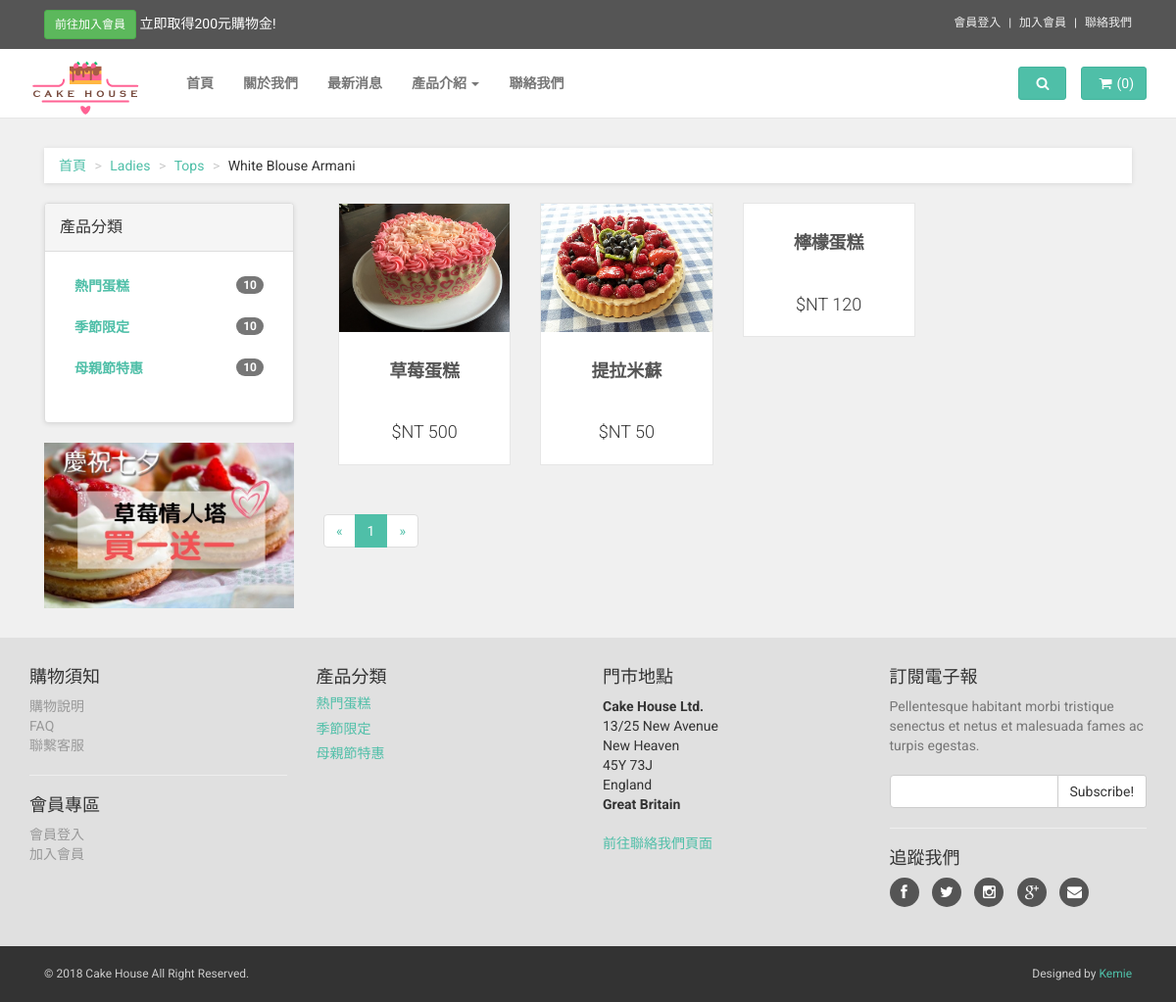
Page /web/product_list.php?categoryID=1 on the earlier database version.
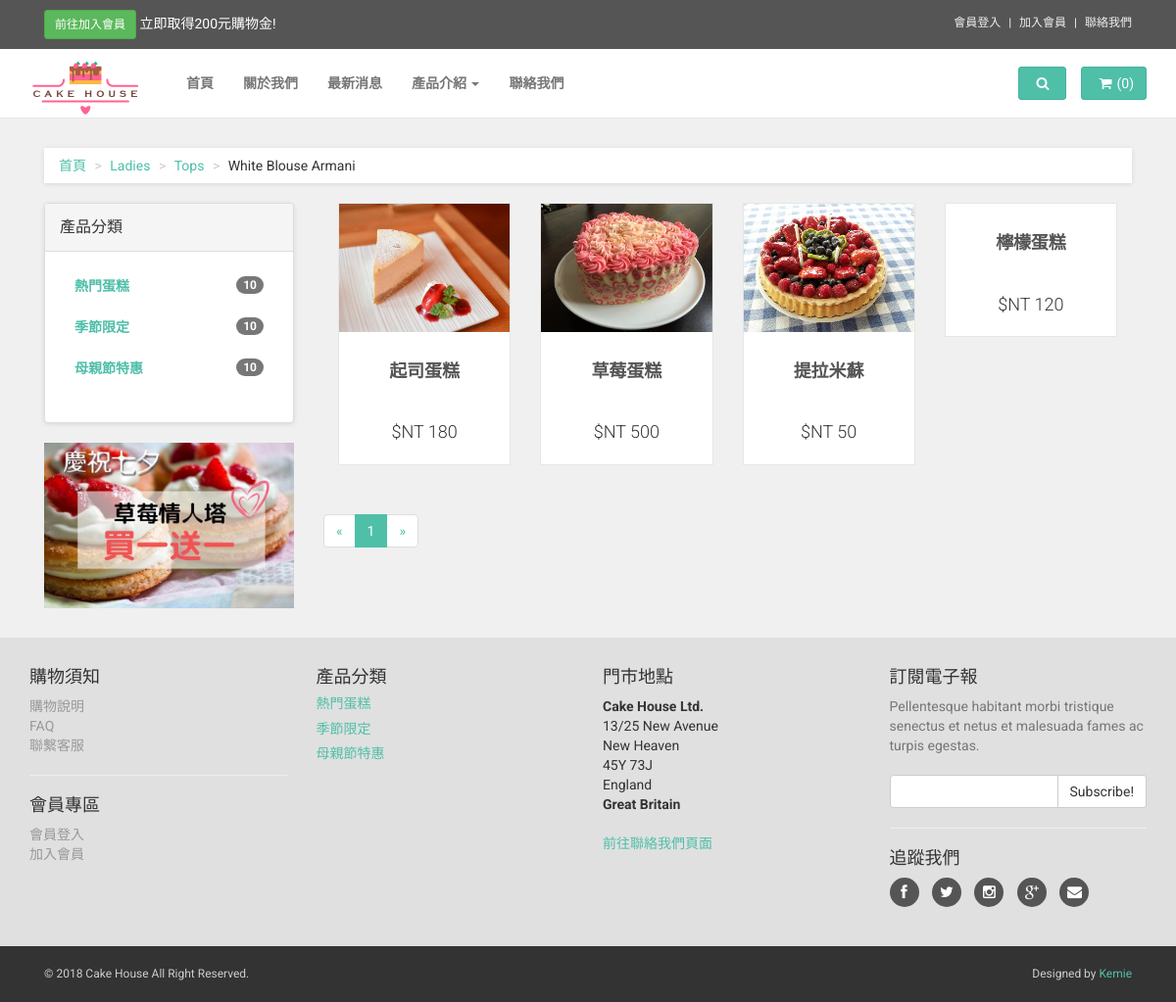
Same page on the later database version.
### tables this page shows
CREATE TABLE `product_categories` (
  `product_categoryID` int(11) NOT NULL,
  `category` varchar(255) NOT NULL,
  `created_at` varchar(255) DEFAULT NULL,
  `updated_at` varchar(255) DEFAULT NULL
);

CREATE TABLE `products` (
  `productID` int(11) NOT NULL,
  `product_categoryID` int(11) NOT NULL,
  `picture` varchar(255) DEFAULT NULL,
  `name_date` varchar(255) NOT NULL,
  `description` text NOT NULL,
  `price` int(11) NOT NULL,
  `created_at` varchar(255) DEFAULT NULL,
  `updated_at` varchar(255) DEFAULT NULL
);

### web/product_list.php (the view, shortened to what this page needs)
<?php
require_once('../connection/connection.php');
$limit = 12;
if(isset($_GET['page'])){
  $page = $_GET['page'];
}else{
  $page =1;
}
$start_from = ($page-1) * $limit;
$query = $db->query("SELECT * FROM products WHERE product_categoryID = ".$_GET['categoryID']." ORDER BY created_at DESC LIMIT ".$start_from.",".$limit);
$products = $query->fetchAll(PDO::FETCH_ASSOC);
?>
<!DOCTYPE html>
<html lang="en">
<head>
    <?php require_once('template/head_files.php'); ?>
</head>
<body>
<?php require_once('template/navbar.php'); ?>
    <div id="all">
        <div id="content">
            <div class="container">
                <div class="col-md-12">
                    <ul class="breadcrumb">
                        <li><a href="#">首頁</a>
                        </li>
                        <li><a href="#">Ladies</a>
                        </li>
                        <li><a href="#">Tops</a>
                        </li>
                        <li>White Blouse Armani</li>
                    </ul>
                </div>
                <div class="col-md-3">
                    <div class="panel panel-default sidebar-menu">
                        <div class="panel-heading">
                            <h3 class="panel-title">產品分類</h3>
                        </div>
                        <div class="panel-body">
                            <ul class="nav nav-pills nav-stacked category-menu">
                            <?php foreach($product_categories as $category){ ?>
                                <li>
                                    <a href="product_list.php?categoryID=<?php echo $category['product_categoryID']; ?>"><?php echo $category['category']; ?> <span class="badge pull-right">10</span></a>
                                </li>
                            <?php } ?>
                            </ul>
                        </div>
                    </div>
                    <div class="banner">
                        <a href="#">
                            <img src="../img/ad-banner.jpg" alt="sales 2014" class="img-responsive">
                        </a>
                    </div>
                </div>
                <div class="col-md-9">
                    <div class="row">
                        <div class="col-sm-12">
                        <?php foreach($products as $product){ ?>
                        <div class="col-sm-3">
                            <div class="product">
                                <div class="flip-container">
                                    <div class="flipper">
                                        <div class="front">
                                            <a href="product.php?productID=<?php echo $product['productID']; ?>">
                                                <img src="../uploads/products/<?php echo $product['picture']; ?>" alt="" class="img-responsive">
                                            </a>
                                        </div>
                                        <div class="back">
                                            <a href="product.php?productID=<?php echo $product['productID']; ?>">
                                            </a>
                                        </div>
                                    </div>
                                </div>
                                <div class="text">
                                    <h3><a href="product.php?productID=<?php echo $product['productID']; ?>"><?php echo $product['name_date']; ?></a></h3>
                                    <p class="price">$NT <?php echo $product['price']; ?></p>
                                </div>
                            </div>
                        </div>
                        <?php } ?>
                        </div>
                    </div>
                    <?php
                        $query2 = $db->query("SELECT * FROM products");
                        $data = $query2->fetchAll(PDO::FETCH_ASSOC);
                        $total_pages = ceil(count($data)/ $limit);
                    ?>
                    <ul class="pagination">
                        <li class="page-item">
                        <?php if($page == 1){ ?>
                            <a class="page-link disabled" href="">
                        <?php }else{ ?>
                           <a class="page-link" href="news_list.php?page=<?php echo $page-1; ?>">
                        <?php } ?>
                            <span>«</span>
                        </a>
                        </li>
                        <?php for ($i = 1; $i <= $total_pages; $i++){?>
                        <?php   if($page == $i){ ?>
                        <li class="page-item active">
                        <?php }else{ ?>
                        <li class="page-item">
                        <?php } ?>
                        <a class="page-link" href="news_list.php?page=<?php echo $i; ?>"><?php echo $i; ?></a>
                        </li>
                        <?php } ?>
                        <li class="page-item">
                        <?php if($page ==  $total_pages){ ?>
                            <a class="page-link disabled" href="">
                        <?php }else{ ?>
                            <a class="page-link" href="news_list.php?page=<?php echo $page+1; ?>">
                        <?php } ?>
                            <span>»</span>
                        </a>
                        </li>
                    </ul>
                </div>
            </div>
        </div>
       <?php require_once('template/footer.php'); ?>
</body>
</html>

### web/template/head_files.php (shortened to what this page needs)
<link href="../css/font-awesome.css" rel="stylesheet">
<link href="../css/bootstrap.min.css" rel="stylesheet">
<link href="../css/animate.min.css" rel="stylesheet">
<link href="../css/owl.carousel.css" rel="stylesheet">
<link href="../css/owl.theme.css" rel="stylesheet">
<link href="../css/style.default.css" rel="stylesheet" id="theme-stylesheet">
<link href="../css/custom.css" rel="stylesheet">

### web/template/navbar.php (shortened to what this page needs)
<?php require_once('../connection/connection.php'); ?>
<?php
$query = $db->query("SELECT * FROM product_categories ");
$product_categories = $query->fetchAll(PDO::FETCH_ASSOC);
?>
   <div id="top">
       <div class="container">
           <div class="col-md-6 offer" data-animate="fadeInDown">
               <a href="register.php" class="btn btn-success btn-sm" data-animate-hover="shake">前往加入會員</a>  <a href="#">立即取得200元購物金!</a>
           </div>
           <div class="col-md-6" data-animate="fadeInDown">
               <ul class="menu">
            <?php if(!isset($_SESSION['member']) && $_SESSION['member'] == null) { ?>
                   <li><a href="#" data-toggle="modal" data-target="#login-modal">會員登入</a>
                   </li>
                   <li><a href="register.php?url=add">加入會員</a>
                   </li>
            <?php } ?>
                   <li><a href="contact.php">聯絡我們</a>
                   </li>
               </ul>
           </div>
       </div>
   </div>
   <div class="navbar navbar-default yamm" role="navigation" id="navbar">
       <div class="container">
           <div class="navbar-header">
               <a class="navbar-brand home" href="../index.php" data-animate-hover="bounce">
                   <img src="../img/logo.png" alt="Cake House logo" class="hidden-xs">
               </a>
           </div>
           <div class="navbar-collapse collapse" id="navigation">
               <ul class="nav navbar-nav navbar-left">
                   <li><a href="../index.php">首頁</a>
                   </li>
                   <li ><a href="about.php">關於我們</a>
                   </li>
                   <li ><a href="news_list.php">最新消息</a>
                   </li>
                   <li class="dropdown yamm-fw">
                       <a href="#" class="dropdown-toggle" data-toggle="dropdown" data-hover="dropdown" data-delay="200">產品介紹 <b class="caret"></b></a>
                   </li>
                   <li ><a href="contact.php">聯絡我們</a>
                   </li>
               </ul>
           </div>
           <div class="navbar-buttons">
               <div class="navbar-collapse collapse right" id="basket-overview">
                   <a href="basket.php" class="btn btn-primary navbar-btn"><i class="fa fa-shopping-cart"></i><span class="hidden-sm">(<?php if(isset($_SESSION['Cart']) && $_SESSION['Cart'] != null) echo count($_SESSION['Cart']); else echo "0" ?>)</span></a>
               </div>
               <div class="navbar-collapse collapse right" id="search-not-mobile">
                   <button type="button" class="btn navbar-btn btn-primary" data-toggle="collapse" data-target="#search">
                       <i class="fa fa-search"></i>
                   </button>
               </div>
           </div>
       </div>
   </div>

### web/template/footer.php (shortened to what this page needs)
<?php
$query = $db->query("SELECT * FROM product_categories ORDER BY product_categoryID ASC");
$product_categories = $query->fetchAll(PDO::FETCH_ASSOC);
?>
 <div id="footer" data-animate="fadeInUp">
            <div class="container">
                <div class="row">
                    <div class="col-md-3 col-sm-6">
                        <h4>購物須知</h4>
                        <ul>
                            <li><a href="shopping_rule.php">購物說明</a>
                            </li>
                            <li><a href="faq.php">FAQ</a>
                            </li>
                            <li><a href="contact.php">聯繫客服</a>
                            </li>
                        </ul>
                        <hr>
                        <h4>會員專區</h4>
                        <ul>
                            <li><a href="#" data-toggle="modal" data-target="#login-modal">會員登入</a>
                            </li>
                            <li><a href="register.php">加入會員</a>
                            </li>
                        </ul>
                    </div>
                    <div class="col-md-3 col-sm-6">
                        <h4>產品分類</h4>
                        <?php foreach($product_categories as $category){ ?>
                            <a href="product_list.php?categoryID=<?php echo $category['product_categoryID'];?>">
                            <h5><?php echo $category['category'];?></h5></a>
                                       <?php  } ?>
                    </div>
                    <div class="col-md-3 col-sm-6">
                        <h4>門市地點</h4>
                        <p><strong>Cake House Ltd.</strong>
                            <br>13/25 New Avenue
                            <br>New Heaven
                            <br>45Y 73J
                            <br>England
                            <br>
                            <strong>Great Britain</strong>
                        </p>
                        <a href="contact.php">前往聯絡我們頁面</a>
                    </div>
                    <div class="col-md-3 col-sm-6">
                        <h4>訂閱電子報</h4>
                        <p class="text-muted">Pellentesque habitant morbi tristique senectus et netus et malesuada fames ac turpis egestas.</p>
                        <form>
                            <div class="input-group">
                                <input type="text" class="form-control">
                                <span class="input-group-btn">
			    <button class="btn btn-default" type="button">Subscribe!</button>
			</span>
                            </div>
                        </form>
                        <hr>
                        <h4>追蹤我們</h4>
                        <p class="social">
                            <a href="#" class="facebook external" data-animate-hover="shake"><i class="fa fa-facebook"></i></a>
                            <a href="#" class="twitter external" data-animate-hover="shake"><i class="fa fa-twitter"></i></a>
                            <a href="#" class="instagram external" data-animate-hover="shake"><i class="fa fa-instagram"></i></a>
                            <a href="#" class="gplus external" data-animate-hover="shake"><i class="fa fa-google-plus"></i></a>
                            <a href="#" class="email external" data-animate-hover="shake"><i class="fa fa-envelope"></i></a>
                        </p>
                    </div>
                </div>
            </div>
        </div>
        <div id="copyright">
            <div class="container">
                <div class="col-md-6">
                    <p class="pull-left">© 2018 Cake House All Right Reserved.</p>
                </div>
                <div class="col-md-6">
                    <p class="pull-right">Designed by <a href="https://bootstrapious.com/e-commerce-templates">Kemie
                    </p>
                </div>
            </div>
        </div>
    </div>

Differences in the rows shown:
added products: picture (picture), name_date "起司蛋糕", price "180"
